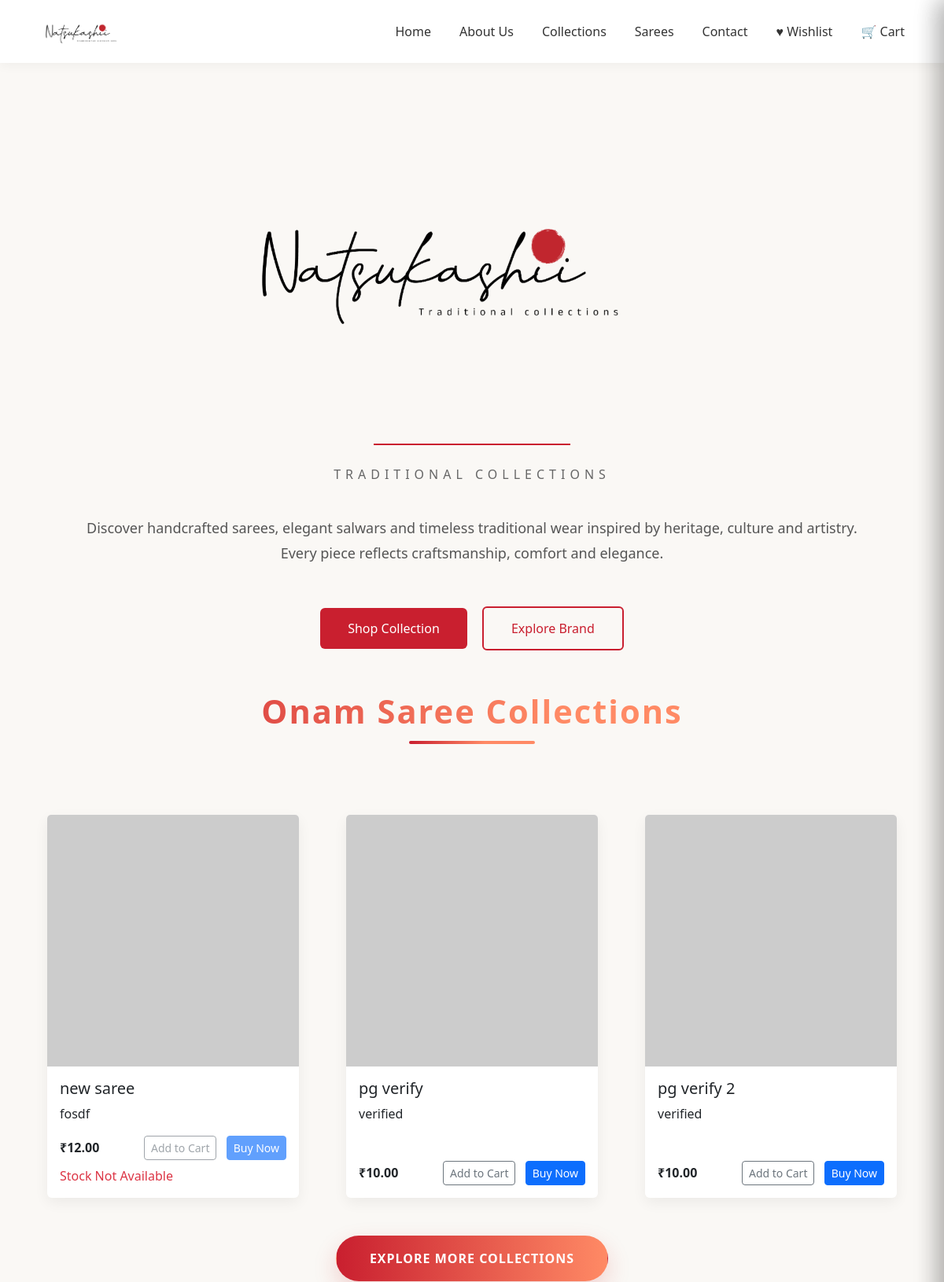
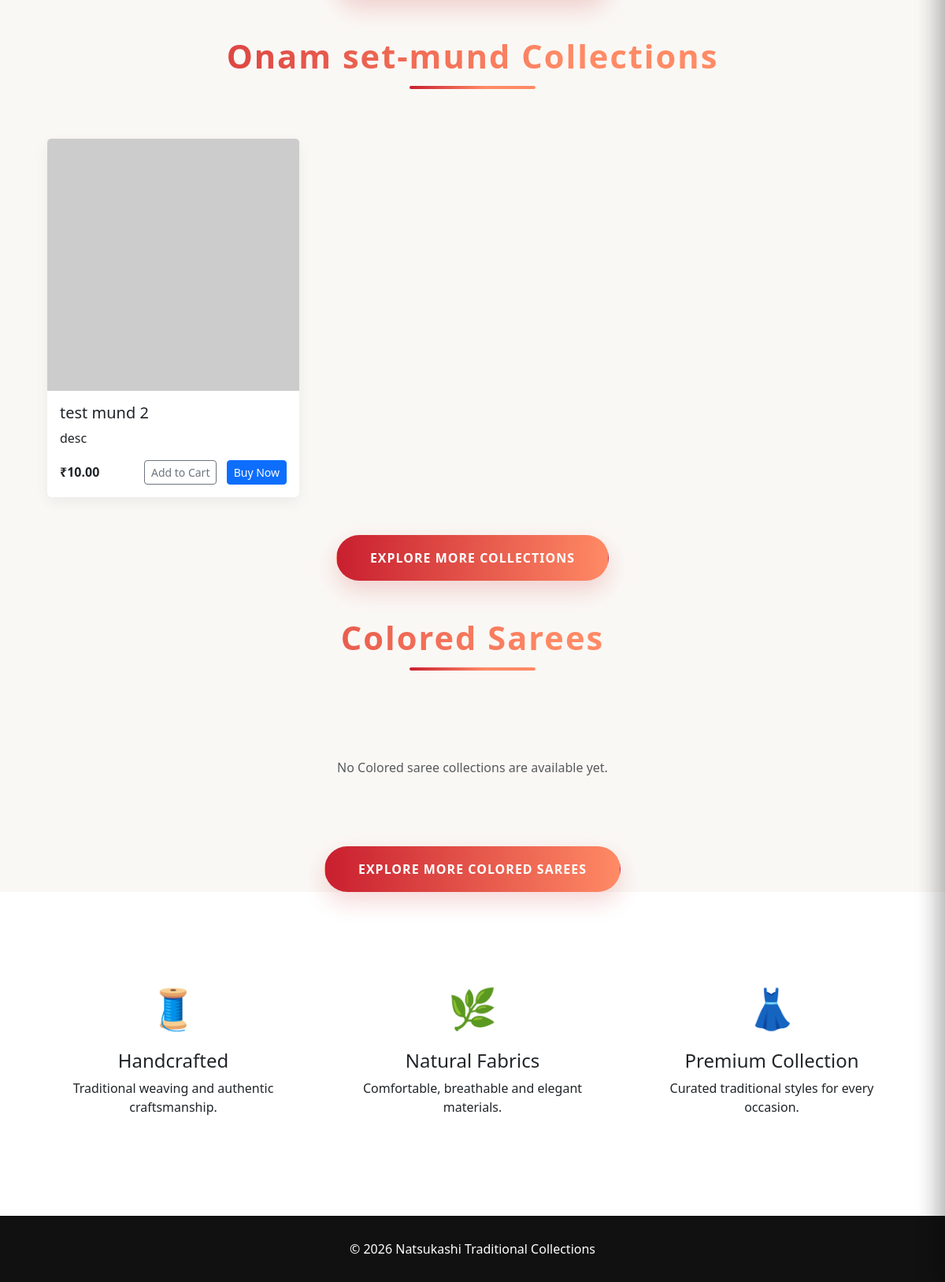
The page / on the database its author committed (2 pictures, top to bottom).
### product/models.py (models this page shows, shortened)
class OnamSaree(models.Model):
    collection_name = models.CharField(max_length=255)
    description = models.TextField()
    price = models.DecimalField(max_digits=10, decimal_places=2)
    quantity = models.PositiveIntegerField(default=0)
    stock_available = models.BooleanField(default=True)
    class Meta:
        db_table = 'onam_sarees'
        verbose_name = 'Onam Saree'
        verbose_name_plural = 'Onam Sarees'
    @property
    def first_image_url(self):
        first_image = self.images.first()
        return first_image.image.url if first_image else ''

class OnamSetMund(models.Model):
    collection_name = models.CharField(max_length=255)
    description = models.TextField()
    price = models.DecimalField(max_digits=10, decimal_places=2)
    quantity = models.PositiveIntegerField(default=0)
    stock_available = models.BooleanField(default=True)
    class Meta:
        db_table = 'onam_munds'
        verbose_name = 'Onam Set-Mund'
        verbose_name_plural = 'Onam Set-Munds'
    @property
    def first_image_url(self):
        first_image = self.images.first()
        return first_image.image.url if first_image else ''

### product/views.py (the view)
# urls.py: 2. Add a URL to urlpatterns:  path('', views.home, name='home')
def home(request):
    sarees = OnamSaree.objects.prefetch_related('images').all()[:6]
    munds = OnamSetMund.objects.prefetch_related('images').all()[:6]
    colored = ColoredSaree.objects.prefetch_related('images').all()[:6]
    return render(request, 'product/home.html', {'sarees': sarees, 'munds': munds, 'colored': colored})

### product/templates/product/home.html (shortened to what this page needs)
{% load static %}
<!DOCTYPE html>
<html lang="en">
<head>
    <link href="https://cdn.jsdelivr.net/npm/bootstrap@5.3.3/dist/css/bootstrap.min.css" rel="stylesheet">
</head>
<body>
    <nav class="navbar navbar-expand-lg">
        <div class="container">
            <a class="navbar-brand" href="#">
                <img src="{% static 'images/Natsukashii_logo.png' %}" alt="Natsukashi" class="navbar-logo">
            </a>
            <div class="collapse navbar-collapse" id="menu">
                <ul class="navbar-nav ms-auto">
                    <li class="nav-item"><a class="nav-link" href="#">Home</a></li>
                    <li class="nav-item"><a class="nav-link" href="#">About Us</a></li>
                    <li class="nav-item"><a class="nav-link" href="#">Collections</a></li>
                    <li class="nav-item"><a class="nav-link" href="#">Sarees</a></li>
                    <li class="nav-item"><a class="nav-link" href="#">Contact</a></li>
                    <li class="nav-item">
                        <a class="nav-link position-relative" href="javascript:void(0)" onclick="openWishlistDrawer()">
                            ♥ Wishlist
                        </a>
                    </li>
                    <li class="nav-item">
                        <a class="nav-link position-relative" href="javascript:void(0)" onclick="openCartDrawer()">
                            🛒 Cart
                        </a>
                    </li>
                </ul>
            </div>
        </div>
    </nav>
    <section class="hero">
        <div class="hero-content">
            <img src="/static/images/Natsukashii_logo.png" alt="Natsukashi Logo" class="logo">
            <div class="line"></div>
            <p class="tagline">
                Traditional Collections
            </p>
            <p class="hero-text">
                Discover handcrafted sarees, elegant salwars and timeless
                traditional wear inspired by heritage, culture and artistry.
                Every piece reflects craftsmanship, comfort and elegance.
            </p>
            <div>
                <button class="btn btn-shop">
                    Shop Collection
                </button>
                <button class="btn btn-about">
                    Explore Brand
                </button>
            </div>
        </div>
    </section>
    <section class="products">
        <div class="container">
            <div class="section-header mb-4 text-center">
                <h3>Onam Saree Collections</h3>
                <div class="header-line" aria-hidden="true"></div>
            </div>
            <div class="row">
                {% for saree in sarees %}
                <div class="col-md-4 mb-4">
                    <div class="card product-card h-100">
                        <a href="javascript:void(0)" onclick="openProductModal('saree', '{{ saree.pk }}')">
                            {% if saree.first_image_url %}
                            <img src="{{ saree.first_image_url }}" class="card-img-top" alt="{{ saree.collection_name }}">
                            {% else %}
                            <img src="https://via.placeholder.com/700x700?text=No+Image" class="card-img-top" alt="{{ saree.collection_name }}">
                            {% endif %}
                        </a>
                        <div class="card-body d-flex flex-column">
                            <h5 class="card-title">{{ saree.collection_name }}</h5>
                            <p class="card-text">{{ saree.description }}</p>
                            <div class="mt-auto d-flex justify-content-between align-items-center">
                                <span class="fw-bold">₹{{ saree.price }}</span>
                                <div>
                                    <button
                                        class="btn btn-outline-secondary btn-sm me-2 cart-toggle-btn"
                                        data-default-label="Add to Cart"
                                        data-id="{{ saree.id }}"
                                        data-type="saree"
                                        data-name="{{ saree.collection_name }}"
                                        data-price="{{ saree.price }}"
                                        data-image="{% if saree.first_image_url %}{{ saree.first_image_url }}{% else %}https://via.placeholder.com/300x300?text=No+Image{% endif %}"
                                        data-out-of-stock="{% if saree.quantity == 0 or not saree.stock_available %}true{% else %}false{% endif %}"
                                        onclick="addToCart(this)"
                                        {% if saree.quantity == 0 or not saree.stock_available %}disabled{% endif %}>Add to Cart</button>
                                    <button class="btn btn-primary btn-sm" {% if saree.quantity == 0 or not saree.stock_available %}disabled{% endif %}>Buy Now</button>
                                </div>
                            </div>
                        {% if saree.quantity == 0 or not saree.stock_available %}
                        <div class="text-danger mt-2">Stock Not Available</div>
                        {% endif %}
                        </div>
                    </div>
                </div>
                {% empty %}
                <div class="col-12 text-center py-5">
                    <p class="text-muted">No Onam saree collections are available yet.</p>
                </div>
                {% endfor %}
            </div>
            <div class="text-center mt-4">
                <a href="{% url 'onam_saree_explore' %}" class="btn btn-explore">Explore More Collections</a>
            </div>
        </div>
    </section>
    <section class="products mt-5">
        <div class="container">
            <div class="section-header mb-4 text-center">
                <h3>Onam set-mund Collections</h3>
                <div class="header-line" aria-hidden="true"></div>
            </div>
            <div class="row">
                {% for mund in munds %}
                <div class="col-md-4 mb-4">
                    <div class="card product-card h-100">
                        <a href="javascript:void(0)" onclick="openProductModal('mund', '{{ mund.pk }}')">
                            {% if mund.first_image_url %}
                            <img src="{{ mund.first_image_url }}" class="card-img-top" alt="{{ mund.collection_name }}">
                            {% else %}
                            <img src="https://via.placeholder.com/700x700?text=No+Image" class="card-img-top" alt="{{ mund.collection_name }}">
                            {% endif %}
                        </a>
                        <div class="card-body d-flex flex-column">
                            <h5 class="card-title">{{ mund.collection_name }}</h5>
                            <p class="card-text">{{ mund.description }}</p>
                            <div class="mt-auto d-flex justify-content-between align-items-center">
                                <span class="fw-bold">₹{{ mund.price }}</span>
                                <div>
                                    <button
                                        class="btn btn-outline-secondary btn-sm me-2 cart-toggle-btn"
                                        data-default-label="Add to Cart"
                                        data-id="{{ mund.id }}"
                                        data-type="mund"
                                        data-name="{{ mund.collection_name }}"
                                        data-price="{{ mund.price }}"
                                        data-image="{% if mund.first_image_url %}{{ mund.first_image_url }}{% else %}https://via.placeholder.com/300x300?text=No+Image{% endif %}"
                                        data-out-of-stock="{% if mund.quantity == 0 or not mund.stock_available %}true{% else %}false{% endif %}"
                                        onclick="addToCart(this)"
                                        {% if mund.quantity == 0 or not mund.stock_available %}disabled{% endif %}>Add to Cart</button>
                                    <button class="btn btn-primary btn-sm" {% if mund.quantity == 0 or not mund.stock_available %}disabled{% endif %}>Buy Now</button>
                                </div>
                            </div>
                        </div>
                    </div>
                </div>
                {% empty %}
                <div class="col-12 text-center py-5">
                    <p class="text-muted">No Onam Set-Mund collections are available yet.</p>
                </div>
                {% endfor %}
            </div>
            <div class="text-center mt-4">
                <a href="{% url 'onam_mund_explore' %}" class="btn btn-explore">Explore More Collections</a>
            </div>
        </div>
    </section>
            <section class="products mt-5">
                <div class="container">
                    <div class="section-header mb-4 text-center">
                        <h3>Colored Sarees</h3>
                        <div class="header-line" aria-hidden="true"></div>
                    </div>
                    <div class="row">
                        {% for saree in colored %}
                        <div class="col-md-4 mb-4">
                            <div class="card product-card h-100">
                                <a href="javascript:void(0)" onclick="openProductModal('colored', '{{ saree.pk }}')">
                                    {% if saree.first_image_url %}
                                    <img src="{{ saree.first_image_url }}" class="card-img-top" alt="{{ saree.collection_name }}">
                                    {% else %}
                                    <img src="https://via.placeholder.com/700x700?text=No+Image" class="card-img-top" alt="{{ saree.collection_name }}">
                                    {% endif %}
                                </a>
                                <div class="card-body d-flex flex-column">
                                    <h5 class="card-title">{{ saree.collection_name }}</h5>
                                    <p class="card-text">{{ saree.description }}</p>
                                    <div class="mt-auto d-flex justify-content-between align-items-center">
                                        <span class="fw-bold">₹{{ saree.price }}</span>
                                        <div>
                                            <button
                                                class="btn btn-outline-secondary btn-sm me-2 cart-toggle-btn"
                                                data-default-label="Add to Cart"
                                                data-id="{{ saree.id }}"
                                                data-type="colored"
                                                data-name="{{ saree.collection_name }}"
                                                data-price="{{ saree.price }}"
                                                data-image="{% if saree.first_image_url %}{{ saree.first_image_url }}{% else %}https://via.placeholder.com/300x300?text=No+Image{% endif %}"
                                                data-out-of-stock="{% if saree.quantity == 0 or not saree.stock_available %}true{% else %}false{% endif %}"
                                                onclick="addToCart(this)"
                                                {% if saree.quantity == 0 or not saree.stock_available %}disabled{% endif %}>Add to Cart</button>
                                            <button class="btn btn-primary btn-sm" {% if saree.quantity == 0 or not saree.stock_available %}disabled{% endif %}>Buy Now</button>
                                        </div>
                                    </div>
                                {% if saree.quantity == 0 or not saree.stock_available %}
                                <div class="text-danger mt-2">Stock Not Available</div>
                                {% endif %}
                                </div>
                            </div>
                        </div>
                        {% empty %}
                        <div class="col-12 text-center py-5">
                            <p class="text-muted">No Colored saree collections are available yet.</p>
                        </div>
                        {% endfor %}
                    </div>
                    <div class="text-center mt-4">
                        <a href="{% url 'colored_saree_explore' %}" class="btn btn-explore">Explore More Colored Sarees</a>
                    </div>
                </div>
            </section>
    <section class="features">
        <div class="container">
            <div class="row">
                <div class="col-md-4">
                    <div class="feature-card">
                        <div class="feature-icon">🧵</div>
                        <h4>Handcrafted</h4>
                        <p>Traditional weaving and authentic craftsmanship.</p>
                    </div>
                </div>
                <div class="col-md-4">
                    <div class="feature-card">
                        <div class="feature-icon">🌿</div>
                        <h4>Natural Fabrics</h4>
                        <p>Comfortable, breathable and elegant materials.</p>
                    </div>
                </div>
                <div class="col-md-4">
                    <div class="feature-card">
                        <div class="feature-icon">👗</div>
                        <h4>Premium Collection</h4>
                        <p>Curated traditional styles for every occasion.</p>
                    </div>
                </div>
            </div>
        </div>
    </section>
    <footer>
        © 2026 Natsukashi Traditional Collections
    </footer>
</body>
</html>

### rows shown on the page
OnamSaree: collection_name "new saree", description "fosdf", price "12.00", quantity "Stock Not Available"
OnamSaree: collection_name "pg verify", description "verified", price "10.00"
OnamSaree: collection_name "pg verify 2", description "verified", price "10.00"
OnamSetMund: collection_name "test mund 2", description "desc", price "10.00"
